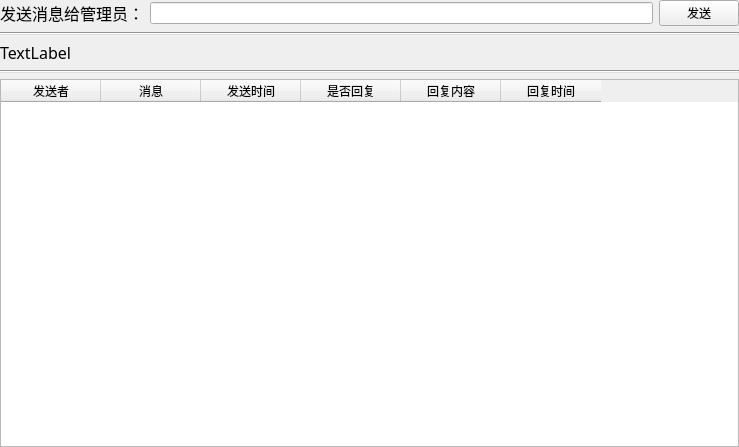
<?xml version="1.0" encoding="UTF-8"?>
<ui version="4.0">
 <class>Form</class>
 <widget class="QWidget" name="Form">
  <property name="geometry">
   <rect>
    <x>0</x>
    <y>0</y>
    <width>739</width>
    <height>447</height>
   </rect>
  </property>
  <property name="windowTitle">
   <string>Form</string>
  </property>
  <layout class="QGridLayout" name="gridLayout">
   <property name="leftMargin">
    <number>0</number>
   </property>
   <property name="topMargin">
    <number>0</number>
   </property>
   <property name="rightMargin">
    <number>0</number>
   </property>
   <property name="bottomMargin">
    <number>0</number>
   </property>
   <item row="0" column="0">
    <layout class="QVBoxLayout" name="verticalLayout">
     <item>
      <layout class="QHBoxLayout" name="horizontalLayout">
       <item>
        <widget class="QLabel" name="label">
         <property name="font">
          <font>
           <family>宋体</family>
           <pointsize>12</pointsize>
          </font>
         </property>
         <property name="text">
          <string>发送消息给管理员：</string>
         </property>
        </widget>
       </item>
       <item>
        <widget class="QLineEdit" name="message_lineEdit">
         <property name="styleSheet">
          <string notr="true">font: 12pt &quot;宋体&quot;;</string>
         </property>
        </widget>
       </item>
       <item>
        <widget class="QPushButton" name="send_pushButton">
         <property name="styleSheet">
          <string notr="true">font: 12pt &quot;宋体&quot;;</string>
         </property>
         <property name="text">
          <string>发送</string>
         </property>
        </widget>
       </item>
      </layout>
     </item>
     <item>
      <widget class="Line" name="line">
       <property name="styleSheet">
        <string notr="true">background-color: rgb(222, 222, 222);</string>
       </property>
       <property name="orientation">
        <enum>Qt::Horizontal</enum>
       </property>
      </widget>
     </item>
     <item>
      <widget class="QLabel" name="message_total_label">
       <property name="font">
        <font>
         <family>宋体</family>
         <pointsize>12</pointsize>
        </font>
       </property>
       <property name="text">
        <string>TextLabel</string>
       </property>
      </widget>
     </item>
     <item>
      <widget class="Line" name="line_2">
       <property name="styleSheet">
        <string notr="true">background-color: rgb(222, 222, 222);</string>
       </property>
       <property name="orientation">
        <enum>Qt::Horizontal</enum>
       </property>
      </widget>
     </item>
     <item>
      <widget class="QTableWidget" name="tableWidget">
       <property name="styleSheet">
        <string notr="true">font: 12pt &quot;宋体&quot;;</string>
       </property>
       <column>
        <property name="text">
         <string>发送者</string>
        </property>
       </column>
       <column>
        <property name="text">
         <string>消息</string>
        </property>
       </column>
       <column>
        <property name="text">
         <string>发送时间</string>
        </property>
       </column>
       <column>
        <property name="text">
         <string>是否回复</string>
        </property>
       </column>
       <column>
        <property name="text">
         <string>回复内容</string>
        </property>
       </column>
       <column>
        <property name="text">
         <string>回复时间</string>
        </property>
       </column>
      </widget>
     </item>
    </layout>
   </item>
  </layout>
 </widget>
 <resources/>
 <connections/>
</ui>
